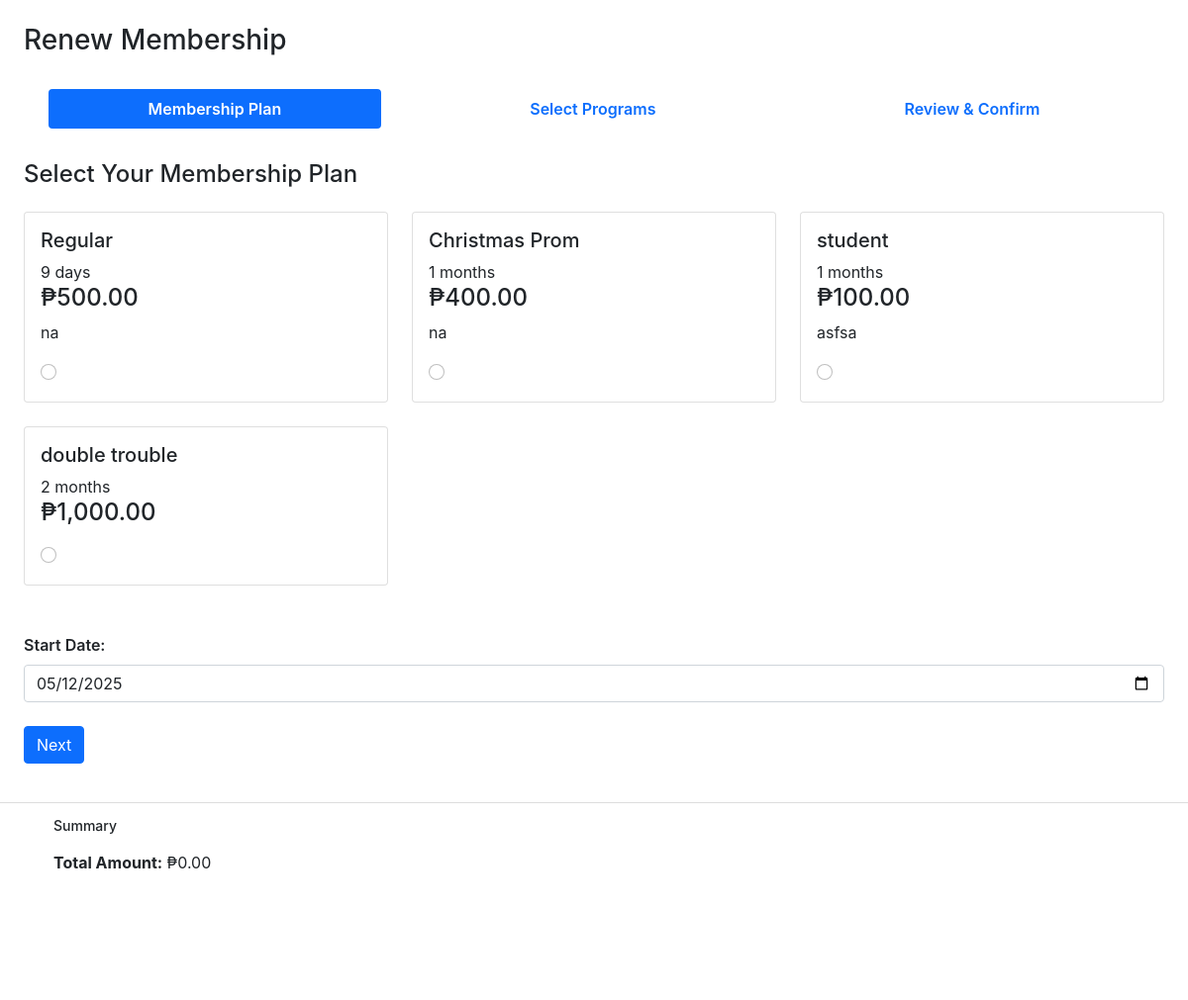
The app's page /admin/pages/members/renew_member.php (signed in) with its own data.
### tables this page shows
CREATE TABLE `membership_plans` (
  `id` int(11) NOT NULL,
  `plan_name` varchar(100) NOT NULL,
  `plan_type` enum('standard','special') NOT NULL,
  `price` decimal(10,2) NOT NULL,
  `duration` int(11) NOT NULL,
  `duration_type_id` int(11) NOT NULL,
  `description` varchar(255) DEFAULT NULL,
  `start_date` date DEFAULT NULL,
  `end_date` date DEFAULT NULL,
  `status` enum('active','inactive') NOT NULL,
  `is_removed` tinyint(1) NOT NULL DEFAULT 0,
  `created_at` timestamp NOT NULL DEFAULT current_timestamp(),
  `updated_at` timestamp NOT NULL DEFAULT current_timestamp() ON UPDATE current_timestamp(),
  `image` varchar(255) DEFAULT NULL
);

CREATE TABLE `duration_types` (
  `id` int(11) NOT NULL,
  `type_name` varchar(20) NOT NULL
);

### admin/pages/members/renew_member.php (the view, shortened to what this page needs)
<!DOCTYPE html>
<html lang="en">
<head>
    <?php include '../../includes/header.php'; ?>
    <link href="https://cdn.jsdelivr.net/npm/bootstrap@5.1.3/dist/css/bootstrap.min.css" rel="stylesheet">
</head>
<body>
    <div class="container-fluid py-4">
        <div class="row">
            <div class="col-12">
                <h3 class="mb-4">Renew Membership</h3>
                <ul class="nav nav-pills nav-fill mb-4">
                    <li class="nav-item">
                        <a class="nav-link active" data-phase="2" href="#">Membership Plan</a>
                    </li>
                    <li class="nav-item">
                        <a class="nav-link" data-phase="3" href="#">Select Programs</a>
                    </li>
                    <li class="nav-item">
                        <a class="nav-link" data-phase="4" href="#">Review & Confirm</a>
                    </li>
                </ul>
                <form id="renewalForm" method="POST">
                    <div id="phase2" class="phase">
                        <h4 class="mb-4">Select Your Membership Plan</h4>
                        <div class="row">
                            <?php
                            $sql = "SELECT mp.*, dt.type_name as duration_type
                                   FROM membership_plans mp
                                   LEFT JOIN duration_types dt ON mp.duration_type_id = dt.id
                                   WHERE mp.status = 'active'";
                            $stmt = $pdo->prepare($sql);
                            $stmt->execute();
                            $membershipPlans = $stmt->fetchAll();
                            foreach ($membershipPlans as $plan): ?>
                            <div class="col-md-4 mb-4">
                                <div class="card membership-option h-100">
                                    <div class="card-body">
                                        <h5 class="card-title"><?= htmlspecialchars($plan['plan_name']) ?></h5>
                                        <span class="duration-badge">
                                            <?= htmlspecialchars($plan['duration']) ?> <?= isset($plan['duration_type']) ? htmlspecialchars($plan['duration_type']) : 'months' ?>
                                        </span>
                                        <div class="h4">₱<?= number_format($plan['price'], 2) ?></div>
                                        <p class="description"><?= htmlspecialchars($plan['description']) ?></p>
                                        <div class="form-check">
                                            <input class="form-check-input" type="radio" name="membership_plan"
                                                   value="<?= $plan['id'] ?>"
                                                   data-price="<?= $plan['price'] ?>"
                                                   data-name="<?= htmlspecialchars($plan['plan_name']) ?>"
                                                   data-duration="<?= htmlspecialchars($plan['duration']) ?>"
                                                   data-duration-type="<?= isset($plan['duration_type']) ? htmlspecialchars($plan['duration_type']) : 'months' ?>">
                                        </div>
                                    </div>
                                </div>
                            </div>
                            <?php endforeach; ?>
                        </div>
                        <div class="form-group mt-4">
                            <label for="membership_start_date">Start Date:</label>
                            <input type="date" class="form-control" id="membership_start_date" name="membership_start_date"
                                   min="<?= date('Y-m-d') ?>" value="<?= date('Y-m-d') ?>" required>
                        </div>
                        <div class="mt-4">
                            <button type="button" class="btn btn-primary" onclick="showPhase(3)">Next</button>
                        </div>
                    </div>
                </form>
            </div>
        </div>
        <div class="membership-summary">
            <div class="container">
                <div class="row">
                    <div class="col-md-12">
                        <h5>Summary</h5>
                        <div class="summary-content">
                            <div class="d-flex justify-content-between align-items-center mt-3">
                                <div>
                                    <strong>Total Amount:</strong>
                                    <span class="totalAmount">₱0.00</span>
                                </div>
                            </div>
                        </div>
                    </div>
                </div>
            </div>
        </div>
    </div>
</body>
</html>

### admin/css/navbar1.css (style rules this page uses)
:root { --primary-color: #007bff; --secondary-color: #6c757d; --danger-color: #dc3545; --success-color: #28a745; --warning-color: #ffc107; --white: #ffffff; --black: #000000; --gray-100: #f8f9fa; --gray-200: #e9ecef; --gray-300: #dee2e6; --gray-400: #ced4da; --gray-500: #adb5bd; --gray-600: #6c757d; --gray-700: #495057; --gray-800: #343a40; --gray-900: #212529; --font-family-base: "Inter", sans-serif; --font-size-base: 1rem; }
* { box-sizing: border-box; margin: 0; padding: 0; }
body { font-family: "Inter", sans-serif; background-color: var(--gray-100); line-height: 1.6; }
button, a, td, th, label, select, div { font-family: "Inter", sans-serif !important; }
.form-group label { font-weight: 600; margin-bottom: 0.5rem; }
.btn { font-size: 0.95rem; padding: 0.5rem 1.25rem; border-radius: 4px; transition: opacity 0.3s ease; }
.btn-primary { background-color: var(--primary-color); border-color: var(--primary-color); color: var(--white); }
.nav-item, .sub-nav-item { font-family: "Inter", sans-serif; font-weight: 600; color: #5d5b5b; }
.nav-item { padding: 8px 25px; text-decoration: none; display: flex; align-items: center; justify-content: space-between; transition: background-color 0.3s; }
:root { --primary-color: #007bff; --secondary-color: #6c757d; --background-light: #f8f9fa; --text-color: #333; --border-color: #dee2e6; }
.mt-3 { margin-top: 1rem; }

### admin/pages/members/renew_member.php (style rules this page uses)
.membership-summary { position: fixed; bottom: 0; left: 0; right: 0; background: #fff; padding: 15px; border-top: 1px solid #ddd; height: 200px; overflow-y: auto; }
.membership-summary h5 { font-size: 14px; margin-bottom: 5px; }
body { padding-bottom: 215px; }
.membership-summary h5 { font-size: 14px; margin-bottom: 8px; }

### records on screen
membership_plans: plan_name "Regular", duration "9", duration_type.type_name "days", price "500.00", description "na"
membership_plans: plan_name "Christmas Prom", duration "1", duration_type.type_name "months", price "400.00", description "na"
membership_plans: plan_name "student", duration "1", duration_type.type_name "months", price "100.00", description "asfsa"
membership_plans: plan_name "double trouble", duration "2", duration_type.type_name "months", price "1,000.00"
